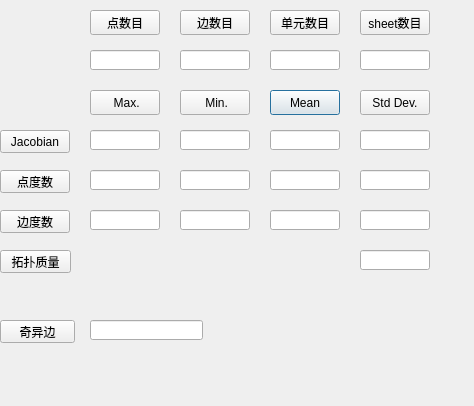
<?xml version="1.0" encoding="UTF-8"?>
<ui version="4.0">
 <class>quality_evaluation</class>
 <widget class="QDialog" name="quality_evaluation">
  <property name="geometry">
   <rect>
    <x>0</x>
    <y>0</y>
    <width>474</width>
    <height>406</height>
   </rect>
  </property>
  <property name="windowTitle">
   <string>quality_evaluation</string>
  </property>
  <widget class="QPushButton" name="pushButton_2">
   <property name="geometry">
    <rect>
     <x>270</x>
     <y>90</y>
     <width>70</width>
     <height>25</height>
    </rect>
   </property>
   <property name="text">
    <string>Mean</string>
   </property>
  </widget>
  <widget class="QPushButton" name="pushButton_3">
   <property name="geometry">
    <rect>
     <x>180</x>
     <y>90</y>
     <width>70</width>
     <height>25</height>
    </rect>
   </property>
   <property name="text">
    <string> Min.</string>
   </property>
  </widget>
  <widget class="QPushButton" name="pushButton_4">
   <property name="geometry">
    <rect>
     <x>0</x>
     <y>130</y>
     <width>70</width>
     <height>23</height>
    </rect>
   </property>
   <property name="text">
    <string>Jacobian</string>
   </property>
  </widget>
  <widget class="QPushButton" name="pushButton_5">
   <property name="geometry">
    <rect>
     <x>90</x>
     <y>90</y>
     <width>70</width>
     <height>25</height>
    </rect>
   </property>
   <property name="text">
    <string> Max.</string>
   </property>
  </widget>
  <widget class="QPushButton" name="pushButton_6">
   <property name="geometry">
    <rect>
     <x>360</x>
     <y>90</y>
     <width>70</width>
     <height>25</height>
    </rect>
   </property>
   <property name="text">
    <string>Std Dev.</string>
   </property>
  </widget>
  <widget class="QLineEdit" name="max_jacobian">
   <property name="geometry">
    <rect>
     <x>90</x>
     <y>130</y>
     <width>70</width>
     <height>20</height>
    </rect>
   </property>
  </widget>
  <widget class="QLineEdit" name="min_jacobian">
   <property name="geometry">
    <rect>
     <x>180</x>
     <y>130</y>
     <width>70</width>
     <height>20</height>
    </rect>
   </property>
  </widget>
  <widget class="QLineEdit" name="mean_jacobian">
   <property name="geometry">
    <rect>
     <x>270</x>
     <y>130</y>
     <width>70</width>
     <height>20</height>
    </rect>
   </property>
  </widget>
  <widget class="QLineEdit" name="std_dev_jacobian">
   <property name="geometry">
    <rect>
     <x>360</x>
     <y>130</y>
     <width>70</width>
     <height>20</height>
    </rect>
   </property>
  </widget>
  <widget class="QPushButton" name="pushButton_7">
   <property name="geometry">
    <rect>
     <x>0</x>
     <y>250</y>
     <width>71</width>
     <height>23</height>
    </rect>
   </property>
   <property name="text">
    <string>拓扑质量</string>
   </property>
  </widget>
  <widget class="QLineEdit" name="topology_mark">
   <property name="geometry">
    <rect>
     <x>360</x>
     <y>250</y>
     <width>70</width>
     <height>20</height>
    </rect>
   </property>
  </widget>
  <widget class="QLineEdit" name="max_vertex_valence">
   <property name="geometry">
    <rect>
     <x>90</x>
     <y>170</y>
     <width>70</width>
     <height>20</height>
    </rect>
   </property>
   <property name="text">
    <string/>
   </property>
  </widget>
  <widget class="QLineEdit" name="min_vertex_valence">
   <property name="geometry">
    <rect>
     <x>180</x>
     <y>170</y>
     <width>70</width>
     <height>20</height>
    </rect>
   </property>
   <property name="text">
    <string/>
   </property>
  </widget>
  <widget class="QPushButton" name="pushButton_11">
   <property name="geometry">
    <rect>
     <x>0</x>
     <y>170</y>
     <width>70</width>
     <height>23</height>
    </rect>
   </property>
   <property name="text">
    <string>点度数</string>
   </property>
  </widget>
  <widget class="QLineEdit" name="mean_vertex_valence">
   <property name="geometry">
    <rect>
     <x>270</x>
     <y>170</y>
     <width>70</width>
     <height>20</height>
    </rect>
   </property>
   <property name="text">
    <string/>
   </property>
  </widget>
  <widget class="QLineEdit" name="std_dev_vertex_valence">
   <property name="geometry">
    <rect>
     <x>360</x>
     <y>170</y>
     <width>70</width>
     <height>20</height>
    </rect>
   </property>
   <property name="text">
    <string/>
   </property>
  </widget>
  <widget class="QPushButton" name="pushButton_12">
   <property name="geometry">
    <rect>
     <x>0</x>
     <y>210</y>
     <width>70</width>
     <height>23</height>
    </rect>
   </property>
   <property name="text">
    <string>边度数</string>
   </property>
  </widget>
  <widget class="QLineEdit" name="min_edge_valence">
   <property name="geometry">
    <rect>
     <x>180</x>
     <y>210</y>
     <width>70</width>
     <height>20</height>
    </rect>
   </property>
   <property name="text">
    <string/>
   </property>
  </widget>
  <widget class="QLineEdit" name="max_edge_valence">
   <property name="geometry">
    <rect>
     <x>90</x>
     <y>210</y>
     <width>70</width>
     <height>20</height>
    </rect>
   </property>
   <property name="text">
    <string/>
   </property>
  </widget>
  <widget class="QLineEdit" name="std_dev_edge_valence">
   <property name="geometry">
    <rect>
     <x>360</x>
     <y>210</y>
     <width>70</width>
     <height>20</height>
    </rect>
   </property>
   <property name="text">
    <string/>
   </property>
  </widget>
  <widget class="QLineEdit" name="mean_edge_valence">
   <property name="geometry">
    <rect>
     <x>270</x>
     <y>210</y>
     <width>70</width>
     <height>20</height>
    </rect>
   </property>
   <property name="text">
    <string/>
   </property>
  </widget>
  <widget class="QPushButton" name="pushButton_10">
   <property name="geometry">
    <rect>
     <x>360</x>
     <y>10</y>
     <width>70</width>
     <height>25</height>
    </rect>
   </property>
   <property name="text">
    <string>sheet数目</string>
   </property>
  </widget>
  <widget class="QPushButton" name="pushButton">
   <property name="geometry">
    <rect>
     <x>270</x>
     <y>10</y>
     <width>70</width>
     <height>25</height>
    </rect>
   </property>
   <property name="text">
    <string>单元数目</string>
   </property>
  </widget>
  <widget class="QLineEdit" name="edge_num">
   <property name="geometry">
    <rect>
     <x>180</x>
     <y>50</y>
     <width>70</width>
     <height>20</height>
    </rect>
   </property>
  </widget>
  <widget class="QLineEdit" name="vertex_num">
   <property name="geometry">
    <rect>
     <x>90</x>
     <y>50</y>
     <width>70</width>
     <height>20</height>
    </rect>
   </property>
  </widget>
  <widget class="QPushButton" name="pushButton_8">
   <property name="geometry">
    <rect>
     <x>90</x>
     <y>10</y>
     <width>70</width>
     <height>25</height>
    </rect>
   </property>
   <property name="text">
    <string>点数目</string>
   </property>
  </widget>
  <widget class="QLineEdit" name="sheet_num">
   <property name="geometry">
    <rect>
     <x>360</x>
     <y>50</y>
     <width>70</width>
     <height>20</height>
    </rect>
   </property>
  </widget>
  <widget class="QLineEdit" name="hex_num">
   <property name="geometry">
    <rect>
     <x>270</x>
     <y>50</y>
     <width>70</width>
     <height>20</height>
    </rect>
   </property>
  </widget>
  <widget class="QPushButton" name="pushButton_9">
   <property name="geometry">
    <rect>
     <x>180</x>
     <y>10</y>
     <width>70</width>
     <height>25</height>
    </rect>
   </property>
   <property name="text">
    <string>边数目</string>
   </property>
  </widget>
  <widget class="QPushButton" name="pushButton_13">
   <property name="geometry">
    <rect>
     <x>0</x>
     <y>320</y>
     <width>75</width>
     <height>23</height>
    </rect>
   </property>
   <property name="text">
    <string>奇异边</string>
   </property>
  </widget>
  <widget class="QLineEdit" name="singularEdge">
   <property name="geometry">
    <rect>
     <x>90</x>
     <y>320</y>
     <width>113</width>
     <height>20</height>
    </rect>
   </property>
  </widget>
 </widget>
 <layoutdefault spacing="6" margin="11"/>
 <resources/>
 <connections/>
</ui>
